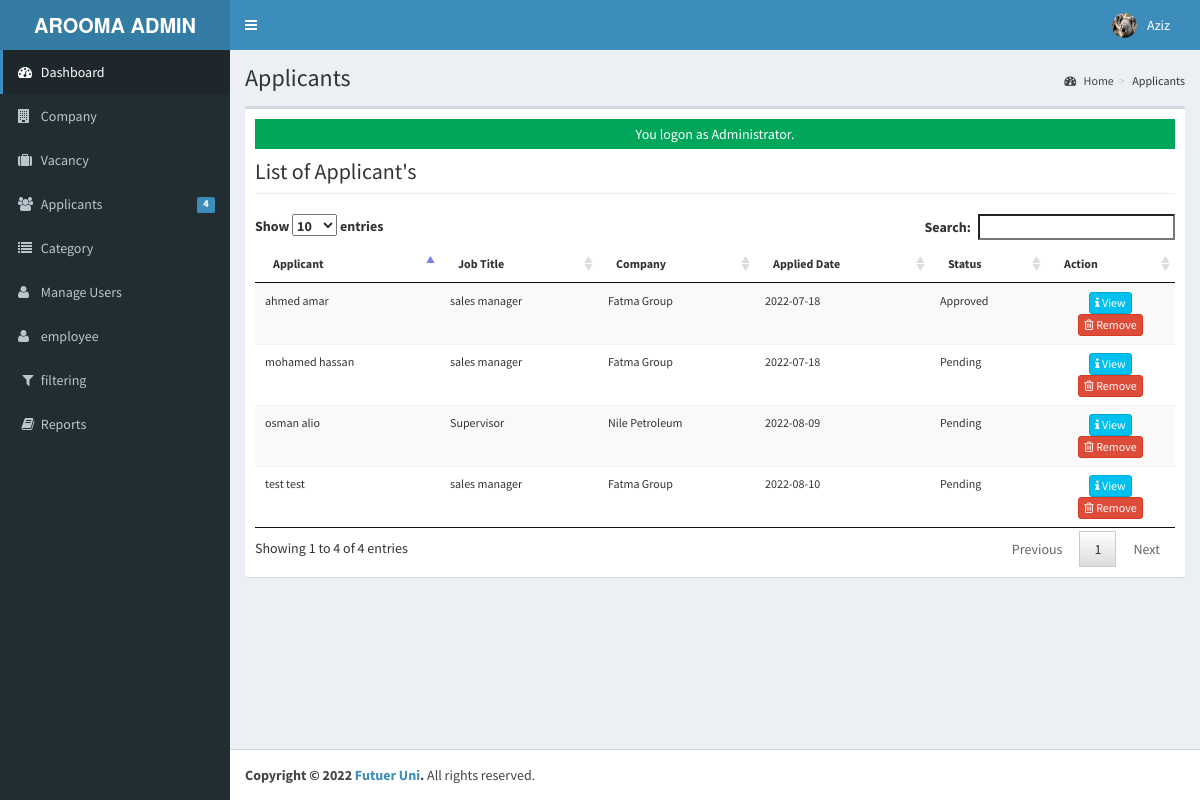
Screenshot of /admin/applicants/index.php (signed in) with the database file from the repository.
### tables this page shows
CREATE TABLE `tblusers` (
  `USERID` varchar(30) NOT NULL,
  `FULLNAME` varchar(40) NOT NULL,
  `USERNAME` varchar(90) NOT NULL,
  `PASS` varchar(90) NOT NULL,
  `ROLE` varchar(30) NOT NULL,
  `PICLOCATION` varchar(255) NOT NULL
);

CREATE TABLE `tbljobregistration` (
  `REGISTRATIONID` int(11) NOT NULL,
  `COMPANYID` int(11) NOT NULL,
  `JOBID` int(11) NOT NULL,
  `APPLICANTID` int(11) NOT NULL,
  `APPLICANT` varchar(90) NOT NULL,
  `REGISTRATIONDATE` date NOT NULL,
  `REMARKS` varchar(255) NOT NULL DEFAULT 'Pending',
  `FILEID` varchar(30) DEFAULT NULL,
  `PENDINGAPPLICATION` tinyint(1) NOT NULL DEFAULT 1,
  `HVIEW` tinyint(1) NOT NULL DEFAULT 1,
  `DATETIMEAPPROVED` datetime NOT NULL,
  `admin_approve` int(11) NOT NULL DEFAULT 0,
  `admin_app_1` int(11) NOT NULL DEFAULT 0
);

CREATE TABLE `tbljob` (
  `JOBID` int(11) NOT NULL,
  `COMPANYID` int(11) NOT NULL,
  `CATEGORY` varchar(250) NOT NULL,
  `OCCUPATIONTITLE` varchar(90) NOT NULL,
  `REQ_NO_EMPLOYEES` int(11) NOT NULL,
  `SALARIES` double NOT NULL,
  `DURATION_EMPLOYEMENT` varchar(90) NOT NULL,
  `QUALIFICATION_WORKEXPERIENCE` text NOT NULL,
  `JOBDESCRIPTION` text NOT NULL,
  `PREFEREDSEX` varchar(30) NOT NULL,
  `SECTOR_VACANCY` text NOT NULL,
  `JOBSTATUS` varchar(255) DEFAULT 'Open',
  `DATEPOSTED` varchar(255) NOT NULL,
  `end_date` varchar(255) DEFAULT NULL,
  `Job_DEGREE` varchar(255) NOT NULL
);

CREATE TABLE `tblcompany` (
  `COMPANYID` int(11) NOT NULL,
  `COMPANYNAME` varchar(90) NOT NULL,
  `COMPANYADDRESS` varchar(90) NOT NULL,
  `COMPANYCONTACTNO` varchar(30) NOT NULL,
  `COMPANYSTATUS` varchar(90) NOT NULL,
  `COMPANYMISSION` text NOT NULL
);

### admin/applicants/index.php (called while the page is built, shortened)
<?php
require_once("../../include/initialize.php");
 $title="Applicants";
require_once ("../theme/templates.php");
?>

### include/database.php (called while the page is built, shortened)
<?php
class Database {
	var $sql_string = '';
	private $conn;
	public function open_connection() {
		$this->conn = mysqli_connect(server,user,pass);
		if(!$this->conn){
			echo "Problem in database connection! Contact administrator!";
			exit();
		}else{
			$db_select = mysqli_select_db($this->conn,database_name);
		}
	}
	function setQuery($sql='') {
		$this->sql_string=$sql;
	}
	function executeQuery() {
		$result = mysqli_query($this->conn,$this->sql_string);
		return $result;
	}
	private function confirm_query($result) {
		return $result;
	}
	function loadResultList( $key='' ) {
		$cur = $this->executeQuery();
		$array = array();
		while ($row = mysqli_fetch_object($cur)) {
			if ($key) {
				$array[$row->$key] = $row;
			} else {
				$array[] = $row;
			}
		}
		return $array;
	}
	function loadSingleResult() {
		$cur = $this->executeQuery();
		while ($row = mysqli_fetch_object($cur)) {
		return $data = $row;
		}
	}
}
$mydb = new Database();
?>

### include/accounts.php (called while the page is built, shortened)
<?php
require_once(LIB_PATH.DS.'database.php');
class User {
	function single_user($id=""){
		global $mydb;
		 $mydb->setQuery("SELECT * FROM  tblusers
			Where USERID  = '{$id}' LIMIT 1");
		$cur = $mydb->loadSingleResult();
		return $cur;
}
}
?>

### include/function.php (called while the page is built, shortened)
<?php
function currentpage(){
		$this_page = $_SERVER['SCRIPT_NAME'];
	    $bits = explode('/',$this_page);
		 return $bits[3];
	}
		?>

### admin/applicants/list.php (the view, shortened to what this page needs)
<div class="row">
   <div class="col-lg-12">
           <h1 class="page-header">List of Applicant's   </h1>
      		</div>
  		 </div>
					<form class="wow fadeInDownaction" action="controller.php?action=delete" Method="POST">
						<table id="dash-table" class="table table-striped  table-hover table-responsive" style="font-size:12px" cellspacing="0">
						  <thead>
						  	<tr>
								<th>Applicant</th>
								<th>Job Title</th>
								<th>Company</th>
								<th>Applied Date</th>
								<th>Status</th>
								<th width="14%" >Action</th>
						  	</tr>
						  </thead>
						  <tbody>
						  	<?php
						  		$mydb->setQuery("SELECT * FROM `tblcompany` c  , `tbljobregistration` j, `tbljob` j2, `tblapplicants` a WHERE c.`COMPANYID`=j.`COMPANYID` AND  j.`JOBID`=j2.`JOBID` AND j.`APPLICANTID`=a.`APPLICANTID` ");
						  		$cur = $mydb->loadResultList();
								foreach ($cur as $result) {
						  		echo '<tr>';
						  		echo '<td>'. $result->APPLICANT.'</td>';
						  		echo '<td>' . $result->OCCUPATIONTITLE.'</a></td>';
						  		echo '<td>' . $result->COMPANYNAME.'</a></td>';
						  		echo '<td>'. $result->REGISTRATIONDATE.'</td>';
								?>
						  		<td><?php if($result->admin_app_1 == 0)echo "Pending"; if($result->admin_app_1 == 1)echo "Approved";  if($result->admin_app_1 == 1 && $result->PENDINGAPPLICATION == 0)echo "Approved BY Company"; ?>  </td>
								<?php
				  				echo '<td align="center" >
				  		             <a title="View" href="index.php?view=view&id='.$result->REGISTRATIONID.'"  class="btn btn-info btn-xs  ">
				  		             <span class="fa fa-info fw-fa"></span> View</a>
				  		             <a title="Remove" href="index.php?view=delete&id='.$result->REGISTRATIONID.'"  class="btn btn-danger btn-xs  ">
				  		             <span class="fa fa-trash-o fw-fa"></span> Remove</a>
				  					 </td>';
						  		echo '</tr>';
						  	}
						  	?>
						  </tbody>
						</table>
						</form>

### admin/theme/templates.php (shortened to what this page needs)
<!DOCTYPE html>
<html>
    <head>
        <link rel="stylesheet" href="<?php echo web_root;?>bootstrap/css/bootstrap.min.css">
        <link rel="stylesheet" href="<?php echo web_root;?>plugins/font-awesome/css/font-awesome.min.css">
        <link rel="stylesheet" href="<?php echo web_root;?>dist/css/AdminLTE.min.css">
        <link rel="stylesheet" href="<?php echo web_root;?>dist/css/skins/_all-skins.min.css">
        <link rel="stylesheet" href="<?php echo web_root;?>plugins/iCheck/flat/blue.css">
        <link rel="stylesheet" href="<?php echo web_root;?>plugins/morris/morris.css">
        <link rel="stylesheet" href="<?php echo web_root;?>plugins/jvectormap/jquery-jvectormap-1.2.2.css">
        <link href="<?php echo web_root; ?>plugins/datepicker/bootstrap-datetimepicker.min.css" rel="stylesheet" media="screen">
        <link rel="stylesheet" href="<?php echo web_root;?>plugins/dataTables/jquery.dataTables.min.css">
        <link rel="stylesheet" href="<?php echo web_root;?>plugins/bootstrap-wysihtml5/bootstrap3-wysihtml5.min.css">
    </head>
 <body class="hold-transition skin-blue fixed sidebar-mini">
<div class="wrapper">
  <header class="main-header">
    <a href="<?php echo web_root;?>/admin/" class="logo">
      <span class="logo-lg"><b>AROOMA ADMIN</b></span>
    </a>
    <nav class="navbar navbar-static-top" role="navigation">
      <a href="#" class="sidebar-toggle" data-toggle="offcanvas" role="button">
      </a>
      <div class="navbar-custom-menu">
        <ul class="nav navbar-nav">
          <?php
              $user = New User();
              $singleuser = $user->single_user($_SESSION['ADMIN_USERID']);
          ?>
          <li class="dropdown user user-menu" style="padding-right: 15px;"  >
            <a href="#" class="dropdown-toggle" data-toggle="dropdown">
              <img src="<?php echo web_root.'admin/user/'. $singleuser->PICLOCATION;?>" class="user-image" alt="User Image">
              <span class="hidden-xs"><?php echo $singleuser->FULLNAME; ?></span>
            </a>
          </li>
        </ul>
      </div>
    </nav>
  </header>
  <aside class="main-sidebar">
    <section class="sidebar">
      <ul class="sidebar-menu">
        <li  class="<?php echo (currentpage() == 'index.php') ? "active" : false;?>" >
          <a href="<?php echo web_root ;?>admin/">
            <i class="fa fa-dashboard"></i> <span>Dashboard</span>
          </a>
        </li>
        <li class="<?php echo (currentpage() == 'company') ? "active" : false;?>" >
          <a href="<?php echo web_root ;?>admin/company/">
            <i class="fa fa-building"></i> <span>Company</span>
          </a>
        </li>
        <li class="<?php echo (currentpage() == 'vacancy') ? "active" : false;?>" >
          <a href="<?php echo web_root ;?>admin/vacancy/">
            <i class="fa fa-suitcase"></i> <span>Vacancy</span>
          </a>
        </li>
        <li class="<?php echo (currentpage() == 'applicants') ? "active" : false;?>" >
          <a href="<?php echo web_root ;?>admin/applicants/">
            <i class="fa fa-users"></i> <span>Applicants</span>
            <span class="label label-primary pull-right">
              <?php
                $sql = "SELECT count(*) as 'APPL' FROM `tbljobregistration` WHERE `admin_app_1`= 0";
                $mydb->setQuery($sql);
                $pending = $mydb->loadSingleResult();
                echo $pending->APPL;
              ?>
            </span>
          </a>
        </li>
        <li class="<?php echo (currentpage() == 'category') ? "active" : false;?>" >
          <a href="<?php echo web_root ;?>admin/category/">
            <i class="fa fa-list"></i> <span>Category</span>
          </a>
        </li>
         <li class="<?php echo (currentpage() == 'user') ? "active" : false;?>">
          <a href="<?php echo web_root; ?>admin/user/">
            <i class="fa fa-user"></i> <span>Manage Users</span> </a>
        </li>
        <li class="<?php echo (currentpage() == 'employee') ? "active" : false;?>">
          <a href="<?php echo web_root; ?>admin/employee/">
            <i class="fa fa-user"></i> <span>employee</span> </a>
        </li>
        <li class="<?php echo (currentpage() == 'filter') ? "active" : false;?>">
          <a href="<?php echo web_root; ?>admin/filter/">
            <i class="fa fa-filter fa-fw"></i> <span>filtering</span> </a>
        </li>
        <li class="<?php echo (currentpage() == 'reports') ? "active" : false;?>">
          <a href="<?php echo web_root; ?>admin/reports/">
            <i class="fa fa-book fa-fw"></i> <span>Reports</span> </a>
        </li>
      </ul>
    </section>
  </aside>
  <div class="content-wrapper">
  <section class="content-header">
      <h1>
        <?php echo isset($title) ? $title : ''; ?>
      </h1>
      <ol class="breadcrumb">
        <?php
          if ($title!='Home') {
            $active_title = '';
            if (isset($_GET['view'])) {
              $active_title = '<li class='.$active_title.'><a href="index.php">'.$title.'</a></li>';
            }else{
              $active_title = '<li class='.$active_title.'>'.$title.'</li>';
            }
            echo '<li><a href='.web_root.'admin/><i class="fa fa-dashboard"></i> Home</a></li>';
            echo  $active_title;
          }
        ?>
      </ol>
    </section>
         <section class="content">
          <div class="row">
            <div class="col-xs-12">
              <div class="box">
                <div class="box-body">
              <?php
               require_once $content;
               ?>
             </div>
             </div>
           </div>
         </div>
         </section>
 </div>
  <footer class="main-footer">
    <strong>Copyright &copy; 2022 <a href="#">Futuer Uni</a>.</strong> All rights
    reserved.
  </footer>
    </body>
</html>

### rows the page displays
tblusers: PICLOCATION (picture), FULLNAME "Aziz"
tbljobregistration: APPLICANT "ahmed amar", JOBID.OCCUPATIONTITLE "sales manager", COMPANYID.COMPANYNAME "Fatma Group", REGISTRATIONDATE "2022-07-18", admin_app_1 "Approved"
tbljobregistration: APPLICANT "mohamed hassan", JOBID.OCCUPATIONTITLE "sales manager", COMPANYID.COMPANYNAME "Fatma Group", REGISTRATIONDATE "2022-07-18", admin_app_1 "Pending"
tbljobregistration: APPLICANT "osman alio", JOBID.OCCUPATIONTITLE "Supervisor", COMPANYID.COMPANYNAME "Nile Petroleum", REGISTRATIONDATE "2022-08-09", admin_app_1 "Pending"
tbljobregistration: APPLICANT "test test", JOBID.OCCUPATIONTITLE "sales manager", COMPANYID.COMPANYNAME "Fatma Group", REGISTRATIONDATE "2022-08-10", admin_app_1 "Pending"

### other values shown
$pending->APPL "4"
$title "Applicants"
$_SESSION['message'] "You logon as Administrator."
